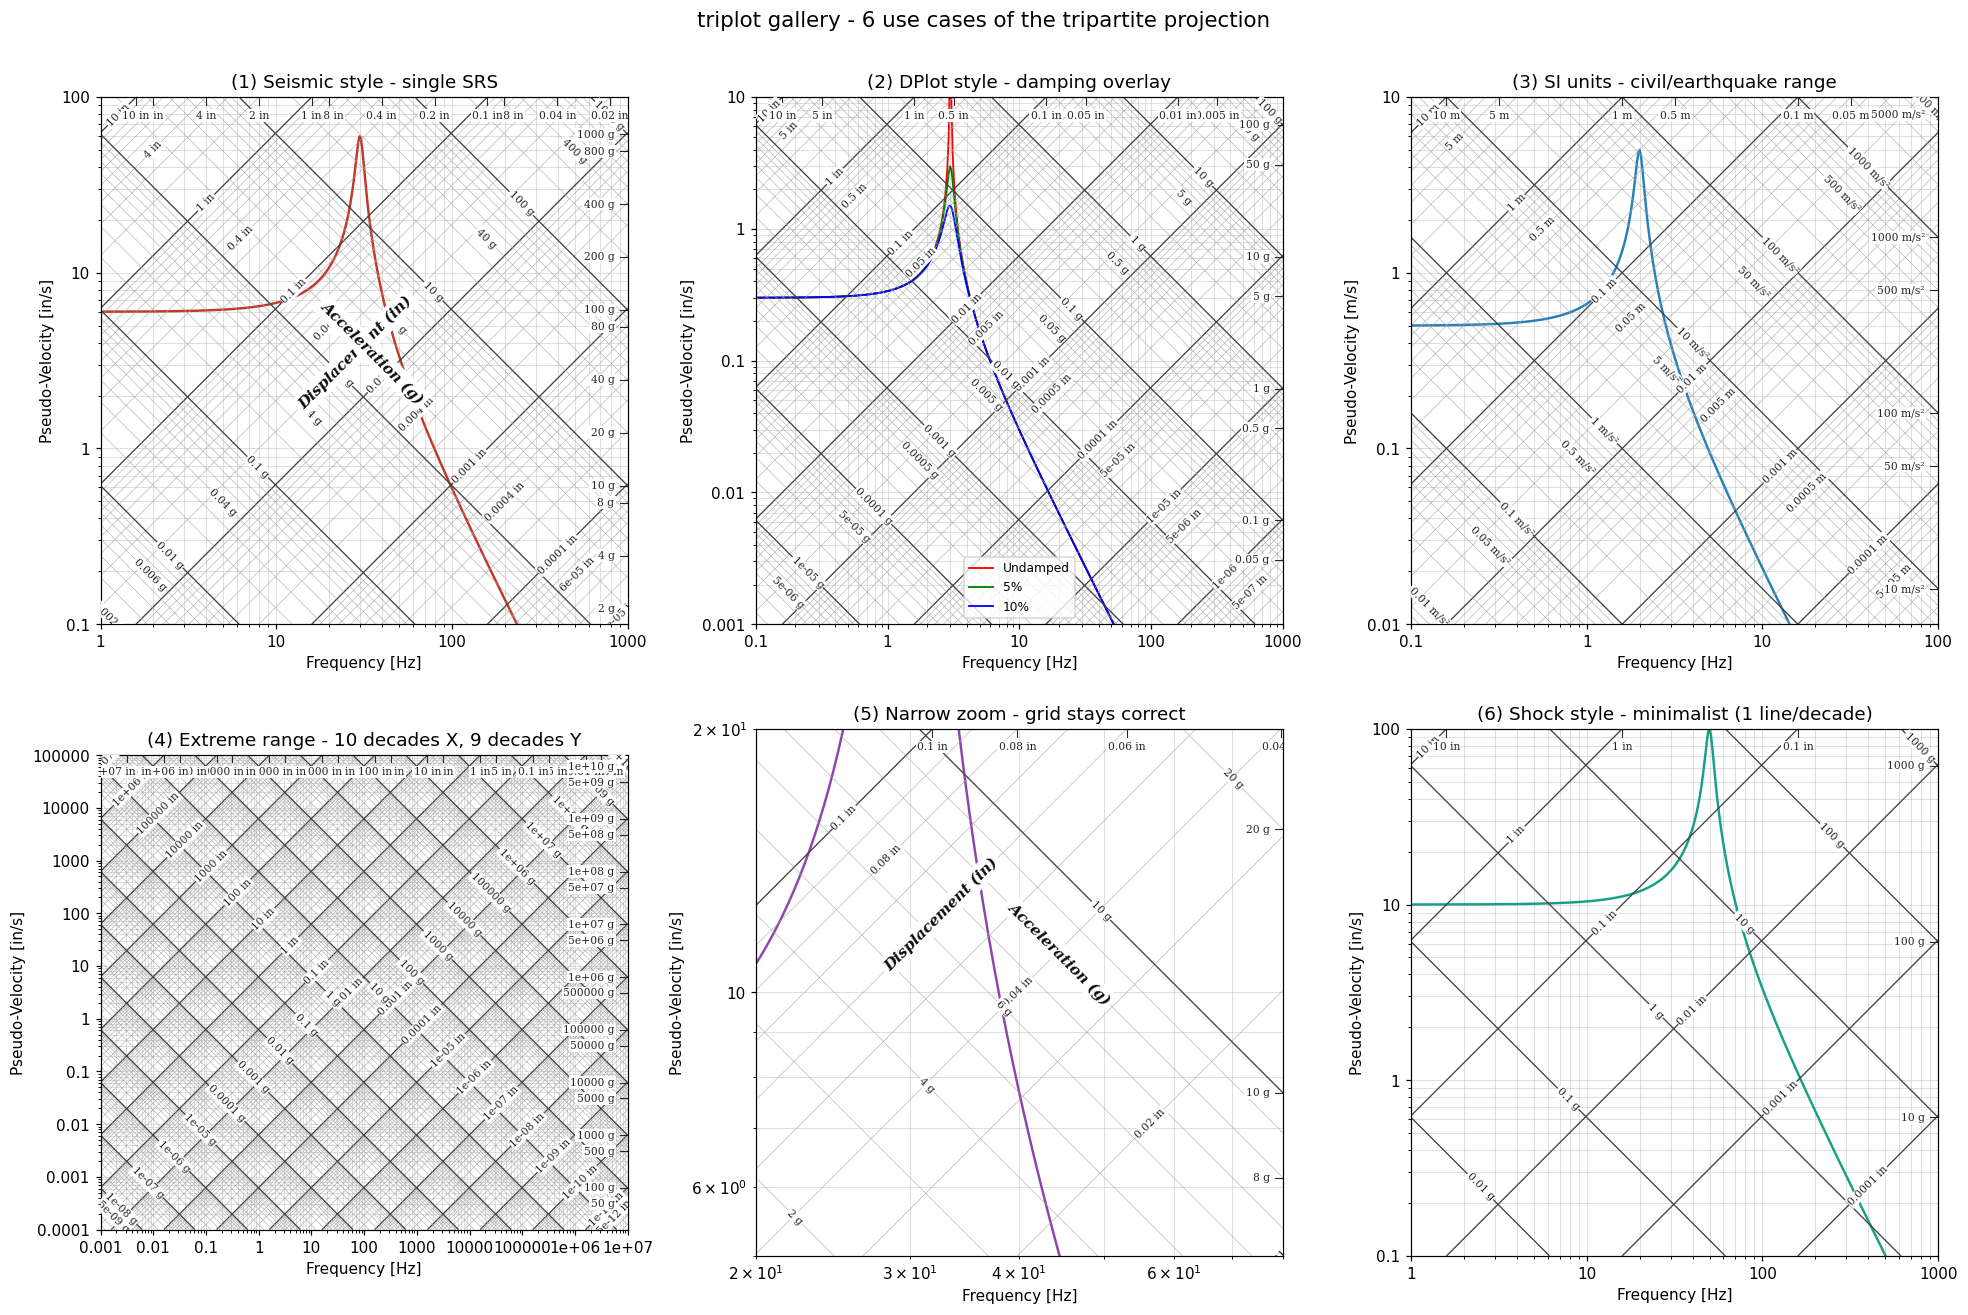

Reproduce this figure in Python.
"""6-panel gallery showing different use cases of the tripartite axes:
  (1) single SRS curve, default seismic style
  (2) three damping ratios overlaid, DPlot style
  (3) SI units (earthquake / civil engineering range)
  (4) extreme wide range - dynamic grid over 10 decades
  (5) narrow zoom - single decade
  (6) shock (sparse) style - minimalist grid

Demonstrates that the axes is a general-purpose drop-in projection.
"""
import matplotlib
matplotlib.use("Agg")
import matplotlib.pyplot as plt
import numpy as np

import triplot  # noqa: F401


def srs(f, fn, zeta):
    r = f / fn
    mag = 1.0 / np.sqrt((1 - r**2) ** 2 + (2 * zeta * r) ** 2)
    return mag * (fn * 0.5)


fig = plt.figure(figsize=(18, 12))

# (1) single SRS, seismic style -----------------------------------------------
ax1 = fig.add_subplot(2, 3, 1, projection="tripartite", style="seismic")
ax1.set_xlim(1, 1000); ax1.set_ylim(0.1, 100)
f = np.logspace(0, 3, 400)
ax1.plot(f, srs(f, 30, 0.05) * 0.4, color="#c0392b", lw=1.6)
ax1.set_title("(1) Seismic style - single SRS")

# (2) three damping curves, DPlot style ---------------------------------------
ax2 = fig.add_subplot(2, 3, 2, projection="tripartite", style="dplot")
ax2.set_xlim(0.1, 1000); ax2.set_ylim(0.001, 10)
f = np.logspace(-1, 3, 400)
for z, c, lbl in [(0.001, "red", "Undamped"), (0.05, "green", "5%"), (0.10, "blue", "10%")]:
    ax2.plot(f, srs(f, 3, z) * 0.2, color=c, lw=1.2, label=lbl)
ax2.set_title("(2) DPlot style - damping overlay")
ax2.legend(loc="lower center", fontsize=8)

# (3) SI units (civil engineering) --------------------------------------------
ax3 = fig.add_subplot(2, 3, 3, projection="tripartite", style="dplot", units="SI")
ax3.set_xlim(0.1, 100); ax3.set_ylim(0.01, 10)
f = np.logspace(-1, 2, 400)
ax3.plot(f, srs(f, 2, 0.05) * 0.5, color="#2980b9", lw=1.6)
ax3.set_title("(3) SI units - civil/earthquake range")

# (4) extreme wide range (10 decades X, 9 decades Y) --------------------------
ax4 = fig.add_subplot(2, 3, 4, projection="tripartite", style="dplot")
ax4.set_xlim(1e-3, 1e7); ax4.set_ylim(1e-4, 1e5)
ax4.set_title("(4) Extreme range - 10 decades X, 9 decades Y")

# (5) narrow zoom (one decade each) -------------------------------------------
ax5 = fig.add_subplot(2, 3, 5, projection="tripartite", style="seismic")
ax5.set_xlim(20, 80); ax5.set_ylim(5, 20)
f = np.linspace(20, 80, 200)
ax5.plot(f, srs(f, 30, 0.03) * 0.4, color="#8e44ad", lw=1.6)
ax5.set_title("(5) Narrow zoom - grid stays correct")

# (6) shock / sparse style ----------------------------------------------------
ax6 = fig.add_subplot(2, 3, 6, projection="tripartite", style="shock")
ax6.set_xlim(1, 1000); ax6.set_ylim(0.1, 100)
f = np.logspace(0, 3, 400)
ax6.plot(f, srs(f, 50, 0.05) * 0.4, color="#16a085", lw=1.6)
ax6.set_title("(6) Shock style - minimalist (1 line/decade)")

fig.suptitle("triplot gallery - 6 use cases of the tripartite projection", fontsize=14, y=1.00)
fig.tight_layout()
fig.savefig(r"C:\Users\pmarq\source\repos\triplot\examples\gallery.png", dpi=110, bbox_inches="tight")
print("wrote gallery.png")
